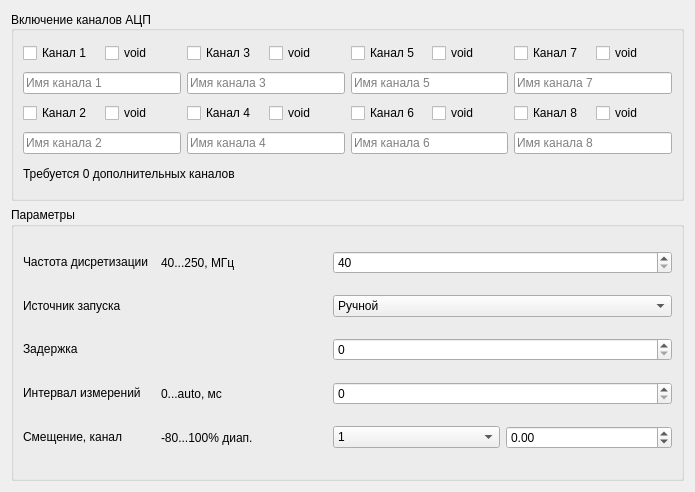
<?xml version="1.0" encoding="UTF-8"?>
<ui version="4.0">
 <class>ADCWidgetDesign</class>
 <widget class="QWidget" name="ADCWidgetDesign">
  <property name="windowModality">
   <enum>Qt::NonModal</enum>
  </property>
  <property name="enabled">
   <bool>true</bool>
  </property>
  <property name="geometry">
   <rect>
    <x>0</x>
    <y>0</y>
    <width>695</width>
    <height>492</height>
   </rect>
  </property>
  <property name="sizePolicy">
   <sizepolicy hsizetype="Expanding" vsizetype="Expanding">
    <horstretch>0</horstretch>
    <verstretch>0</verstretch>
   </sizepolicy>
  </property>
  <property name="minimumSize">
   <size>
    <width>350</width>
    <height>250</height>
   </size>
  </property>
  <property name="windowTitle">
   <string>ADC</string>
  </property>
  <property name="autoFillBackground">
   <bool>false</bool>
  </property>
  <layout class="QVBoxLayout" name="verticalLayout_2">
   <property name="sizeConstraint">
    <enum>QLayout::SetMaximumSize</enum>
   </property>
   <item>
    <layout class="QVBoxLayout" name="verticalLayout">
     <property name="sizeConstraint">
      <enum>QLayout::SetDefaultConstraint</enum>
     </property>
     <item>
      <widget class="QGroupBox" name="groupBox">
       <property name="maximumSize">
        <size>
         <width>16777215</width>
         <height>190</height>
        </size>
       </property>
       <property name="title">
        <string>Включение каналов АЦП</string>
       </property>
       <property name="alignment">
        <set>Qt::AlignLeading|Qt::AlignLeft|Qt::AlignVCenter</set>
       </property>
       <property name="flat">
        <bool>false</bool>
       </property>
       <property name="checkable">
        <bool>false</bool>
       </property>
       <layout class="QGridLayout" name="gridLayout">
        <item row="4" column="4">
         <widget class="QCheckBox" name="ch6_checkBox">
          <property name="text">
           <string>Канал 6</string>
          </property>
         </widget>
        </item>
        <item row="4" column="6">
         <widget class="QCheckBox" name="ch8_checkBox">
          <property name="text">
           <string>Канал 8</string>
          </property>
          <property name="iconSize">
           <size>
            <width>16</width>
            <height>16</height>
           </size>
          </property>
         </widget>
        </item>
        <item row="0" column="6">
         <widget class="QCheckBox" name="ch7_checkBox">
          <property name="text">
           <string>Канал 7</string>
          </property>
         </widget>
        </item>
        <item row="4" column="2">
         <widget class="QCheckBox" name="ch4_checkBox">
          <property name="text">
           <string>Канал 4</string>
          </property>
         </widget>
        </item>
        <item row="4" column="0">
         <widget class="QCheckBox" name="ch2_checkBox">
          <property name="text">
           <string>Канал 2</string>
          </property>
         </widget>
        </item>
        <item row="0" column="0">
         <widget class="QCheckBox" name="ch1_checkBox">
          <property name="text">
           <string>Канал 1</string>
          </property>
         </widget>
        </item>
        <item row="0" column="2">
         <widget class="QCheckBox" name="ch3_checkBox">
          <property name="text">
           <string>Канал 3</string>
          </property>
         </widget>
        </item>
        <item row="0" column="4">
         <widget class="QCheckBox" name="ch5_checkBox">
          <property name="text">
           <string>Канал 5</string>
          </property>
         </widget>
        </item>
        <item row="5" column="4" colspan="2">
         <widget class="QLineEdit" name="ch6_name_lineEdit">
          <property name="placeholderText">
           <string>Имя канала 6</string>
          </property>
         </widget>
        </item>
        <item row="3" column="6" colspan="2">
         <widget class="QLineEdit" name="ch7_name_lineEdit">
          <property name="placeholderText">
           <string>Имя канала 7</string>
          </property>
         </widget>
        </item>
        <item row="5" column="6" colspan="2">
         <widget class="QLineEdit" name="ch8_name_lineEdit">
          <property name="placeholderText">
           <string>Имя канала 8</string>
          </property>
         </widget>
        </item>
        <item row="5" column="0" colspan="2">
         <widget class="QLineEdit" name="ch2_name_lineEdit">
          <property name="placeholderText">
           <string>Имя канала 2</string>
          </property>
         </widget>
        </item>
        <item row="5" column="2" colspan="2">
         <widget class="QLineEdit" name="ch4_name_lineEdit">
          <property name="placeholderText">
           <string>Имя канала 4</string>
          </property>
         </widget>
        </item>
        <item row="3" column="0" colspan="2">
         <widget class="QLineEdit" name="ch1_name_lineEdit">
          <property name="inputMask">
           <string/>
          </property>
          <property name="placeholderText">
           <string>Имя канала 1</string>
          </property>
         </widget>
        </item>
        <item row="3" column="2" colspan="2">
         <widget class="QLineEdit" name="ch3_name_lineEdit">
          <property name="placeholderText">
           <string>Имя канала 3</string>
          </property>
         </widget>
        </item>
        <item row="3" column="4" colspan="2">
         <widget class="QLineEdit" name="ch5_name_lineEdit">
          <property name="placeholderText">
           <string>Имя канала 5</string>
          </property>
         </widget>
        </item>
        <item row="6" column="0" colspan="8">
         <widget class="QLabel" name="void_label">
          <property name="maximumSize">
           <size>
            <width>16777215</width>
            <height>22</height>
           </size>
          </property>
          <property name="text">
           <string>Требуется 0 дополнительных каналов</string>
          </property>
         </widget>
        </item>
        <item row="0" column="1">
         <widget class="QCheckBox" name="ch1_void_checkBox">
          <property name="text">
           <string>void</string>
          </property>
         </widget>
        </item>
        <item row="0" column="3">
         <widget class="QCheckBox" name="ch3_void_checkBox">
          <property name="text">
           <string>void</string>
          </property>
         </widget>
        </item>
        <item row="0" column="5">
         <widget class="QCheckBox" name="ch5_void_checkBox">
          <property name="text">
           <string>void</string>
          </property>
         </widget>
        </item>
        <item row="0" column="7">
         <widget class="QCheckBox" name="ch7_void_checkBox">
          <property name="text">
           <string>void</string>
          </property>
         </widget>
        </item>
        <item row="4" column="1">
         <widget class="QCheckBox" name="ch2_void_checkBox">
          <property name="text">
           <string>void</string>
          </property>
         </widget>
        </item>
        <item row="4" column="3">
         <widget class="QCheckBox" name="ch4_void_checkBox">
          <property name="text">
           <string>void</string>
          </property>
         </widget>
        </item>
        <item row="4" column="5">
         <widget class="QCheckBox" name="ch6_void_checkBox">
          <property name="text">
           <string>void</string>
          </property>
         </widget>
        </item>
        <item row="4" column="7">
         <widget class="QCheckBox" name="ch8_void_checkBox">
          <property name="text">
           <string>void</string>
          </property>
         </widget>
        </item>
       </layout>
      </widget>
     </item>
     <item>
      <widget class="QGroupBox" name="groupBox_2">
       <property name="title">
        <string>Параметры</string>
       </property>
       <layout class="QGridLayout" name="gridLayout_2">
        <item row="2" column="1">
         <widget class="QLabel" name="delay_val_label">
          <property name="text">
           <string/>
          </property>
         </widget>
        </item>
        <item row="1" column="0">
         <widget class="QLabel" name="source_label">
          <property name="sizePolicy">
           <sizepolicy hsizetype="Fixed" vsizetype="Fixed">
            <horstretch>0</horstretch>
            <verstretch>0</verstretch>
           </sizepolicy>
          </property>
          <property name="text">
           <string>Источник запуска</string>
          </property>
         </widget>
        </item>
        <item row="0" column="0">
         <widget class="QLabel" name="frec_label">
          <property name="sizePolicy">
           <sizepolicy hsizetype="Fixed" vsizetype="Fixed">
            <horstretch>0</horstretch>
            <verstretch>0</verstretch>
           </sizepolicy>
          </property>
          <property name="text">
           <string>Частота дисретизации  </string>
          </property>
         </widget>
        </item>
        <item row="0" column="2" colspan="2">
         <widget class="QSpinBox" name="frec_spinBox">
          <property name="minimum">
           <number>40</number>
          </property>
          <property name="maximum">
           <number>250</number>
          </property>
          <property name="value">
           <number>40</number>
          </property>
         </widget>
        </item>
        <item row="1" column="2" colspan="2">
         <widget class="QComboBox" name="source_comboBox">
          <item>
           <property name="text">
            <string>Ручной</string>
           </property>
          </item>
          <item>
           <property name="text">
            <string>Триггер</string>
           </property>
          </item>
         </widget>
        </item>
        <item row="0" column="1">
         <widget class="QLabel" name="frec_val_label">
          <property name="text">
           <string>40...250, МГц</string>
          </property>
         </widget>
        </item>
        <item row="2" column="2" colspan="2">
         <widget class="QSpinBox" name="delay_spinBox"/>
        </item>
        <item row="4" column="1">
         <widget class="QLabel" name="bias_val_label">
          <property name="text">
           <string>-80...100% диап.</string>
          </property>
         </widget>
        </item>
        <item row="4" column="0">
         <widget class="QLabel" name="bias1_label">
          <property name="sizePolicy">
           <sizepolicy hsizetype="Fixed" vsizetype="Fixed">
            <horstretch>0</horstretch>
            <verstretch>0</verstretch>
           </sizepolicy>
          </property>
          <property name="text">
           <string>Смещение, канал</string>
          </property>
         </widget>
        </item>
        <item row="4" column="3">
         <widget class="QDoubleSpinBox" name="bias_doubleSpinBox">
          <property name="decimals">
           <number>2</number>
          </property>
          <property name="minimum">
           <double>-80.000000000000000</double>
          </property>
          <property name="maximum">
           <double>100.000000000000000</double>
          </property>
          <property name="singleStep">
           <double>0.010000000000000</double>
          </property>
         </widget>
        </item>
        <item row="3" column="2" colspan="2">
         <widget class="QSpinBox" name="interval_spinBox"/>
        </item>
        <item row="3" column="0">
         <widget class="QLabel" name="interval_label">
          <property name="sizePolicy">
           <sizepolicy hsizetype="Fixed" vsizetype="Fixed">
            <horstretch>0</horstretch>
            <verstretch>0</verstretch>
           </sizepolicy>
          </property>
          <property name="text">
           <string>Интервал измерений</string>
          </property>
         </widget>
        </item>
        <item row="4" column="2">
         <widget class="QComboBox" name="ch_comboBox">
          <item>
           <property name="text">
            <string>1</string>
           </property>
          </item>
          <item>
           <property name="text">
            <string>2</string>
           </property>
          </item>
          <item>
           <property name="text">
            <string>3</string>
           </property>
          </item>
          <item>
           <property name="text">
            <string>4</string>
           </property>
          </item>
          <item>
           <property name="text">
            <string>5</string>
           </property>
          </item>
          <item>
           <property name="text">
            <string>6</string>
           </property>
          </item>
          <item>
           <property name="text">
            <string>7</string>
           </property>
          </item>
          <item>
           <property name="text">
            <string>8</string>
           </property>
          </item>
         </widget>
        </item>
        <item row="2" column="0">
         <widget class="QLabel" name="delay_label">
          <property name="sizePolicy">
           <sizepolicy hsizetype="Fixed" vsizetype="Fixed">
            <horstretch>0</horstretch>
            <verstretch>0</verstretch>
           </sizepolicy>
          </property>
          <property name="frameShape">
           <enum>QFrame::NoFrame</enum>
          </property>
          <property name="lineWidth">
           <number>1</number>
          </property>
          <property name="text">
           <string>Задержка</string>
          </property>
         </widget>
        </item>
        <item row="3" column="1">
         <widget class="QLabel" name="interval_val_label">
          <property name="text">
           <string>0...auto, мс</string>
          </property>
         </widget>
        </item>
       </layout>
      </widget>
     </item>
    </layout>
   </item>
  </layout>
 </widget>
 <resources/>
 <connections/>
</ui>
